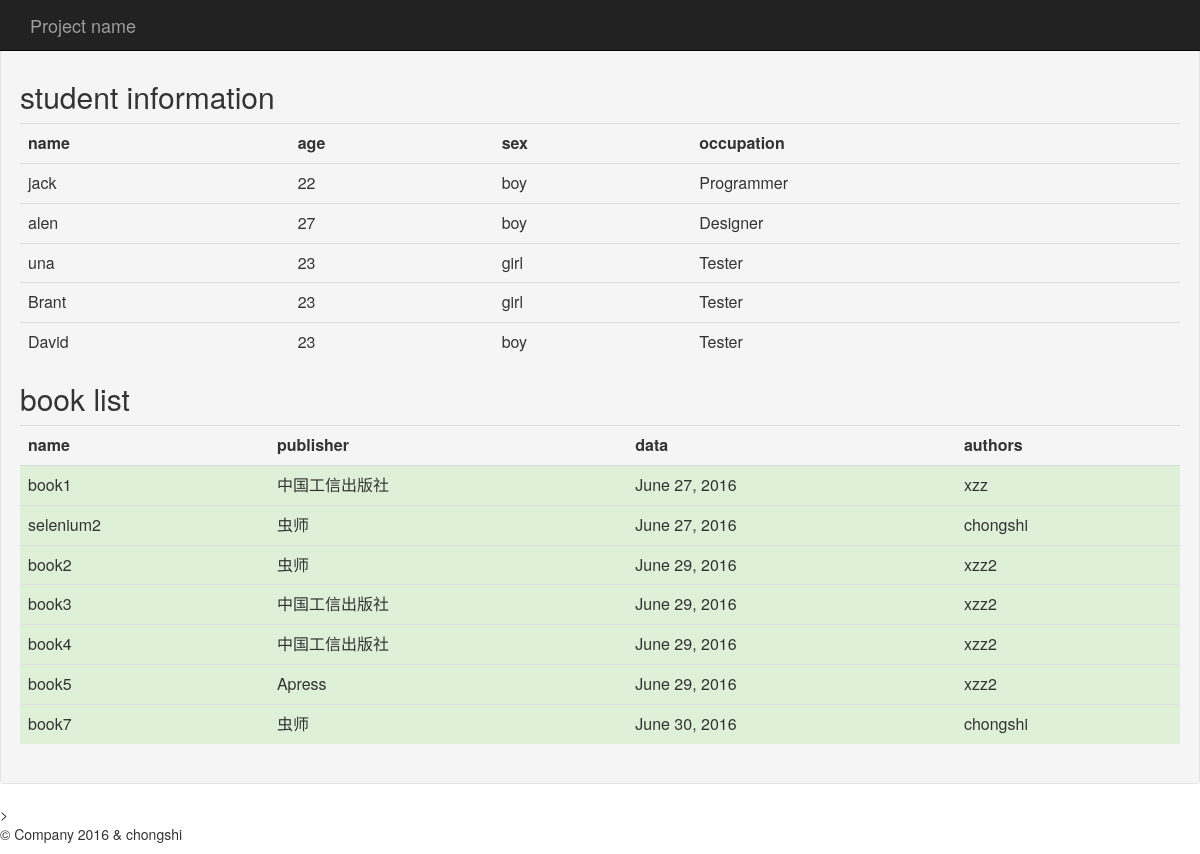
The app's page /blog/student/ with its own data.
### blog/models.py (models this page shows, shortened)
class Book(models.Model):
	title = models.CharField(max_length=100)
	author = models.ManyToManyField(Author)
	publisher = models.ForeignKey(Publisher)
	publication_date = models.DateField()

class Publisher(models.Model):
	name = models.CharField(max_length=30)
	address = models.CharField(max_length=50)
	city = models.CharField(max_length=60)
	state_province = models.CharField(max_length=30)
	country = models.CharField(max_length=50)
	website = models.URLField()

class  Author(models.Model):
	first_name = models.CharField(max_length=30)
	last_name = models.CharField(max_length=40)
	email = models.EmailField()

### blog/views.py (the view)
def student(request):
	books =Book.objects.all()
	student = {
		'jack':[22,'boy','Programmer'],
		'alen':[27,'boy','Designer'],
		'una':[23,'girl','Tester'],
		'Brant':[23,'girl','Tester'],
		'David':[23,'boy','Tester']
	}
	return render_to_response('student.html',{'student_list':student,'book_list':books})

### blog/templates/student.html (shortened to what this page needs)
<html lang='zh-CN'>
	<head>
		{% load bootstrap3 %}
		{% bootstrap_css %}
	</head>
	<body>
		<nav class="navbar navbar-inverse navbar-fixed-top">
			<div class="container">
				<div class="navbar-header">
					<a class='navbar-brand' href="#">Project name</a>
				</div>
			</div>
		</nav>
		<br><br>
		<div class='well'>
			<h2>student information</h2>
			{% if student_list %}
				<table class = 'table'>
					<th>name</th><th>age</th><th>sex</th><th>occupation</th>
					{% for k,v in student_list.items %}
						<tr><td>{{ k }}</td>
							{% for i in v %}
								<td>{{ i }}</td>
							{% endfor %}
					{% endfor %}
				</table>
			{% endif %}
			<h2>book list</h2>
					<table class='table'>
						<th>name</th><th>publisher</th><th>data</th><th>authors</th>
						{% for book in book_list %}
							<tr class="success">
							<td>{{ book.title }}</td>
							<td>{{ book.publisher.name }}</td>
							<td>{{ book.publication_date }}</td>
							<td>
								{% for author in book.author.values %}
									{{author.first_name}}
								{% endfor %}
							</td>
						{% endfor %}
					</table>
		</div>
		<footer>>
		<p>&copy; Company 2016 & chongshi </p>
		</footer>
	</body>
</html>

### records on screen
Book: title "book1", publisher.name "中国工信出版社", publication_date "June 27, 2016"
Author: first_name "xzz"
Book: title "selenium2", publisher.name "虫师", publication_date "June 27, 2016"
Author: first_name "chongshi"
Book: title "book2", publisher.name "虫师", publication_date "June 29, 2016"
Author: first_name "xzz2"
Book: title "book3", publisher.name "中国工信出版社", publication_date "June 29, 2016"
Book: title "book4", publisher.name "中国工信出版社", publication_date "June 29, 2016"
Book: title "book5", publisher.name "Apress", publication_date "June 29, 2016"
Book: title "book7", publisher.name "虫师", publication_date "June 30, 2016"

### other values on screen
{{ k }} "jack" "alen" "una" "Brant" "David"
{{ i }} "22" "boy" "Programmer" "27" "boy" "Designer" "23" "girl" "Tester" "23" "girl" "Tester" "23" "boy" "Tester"
